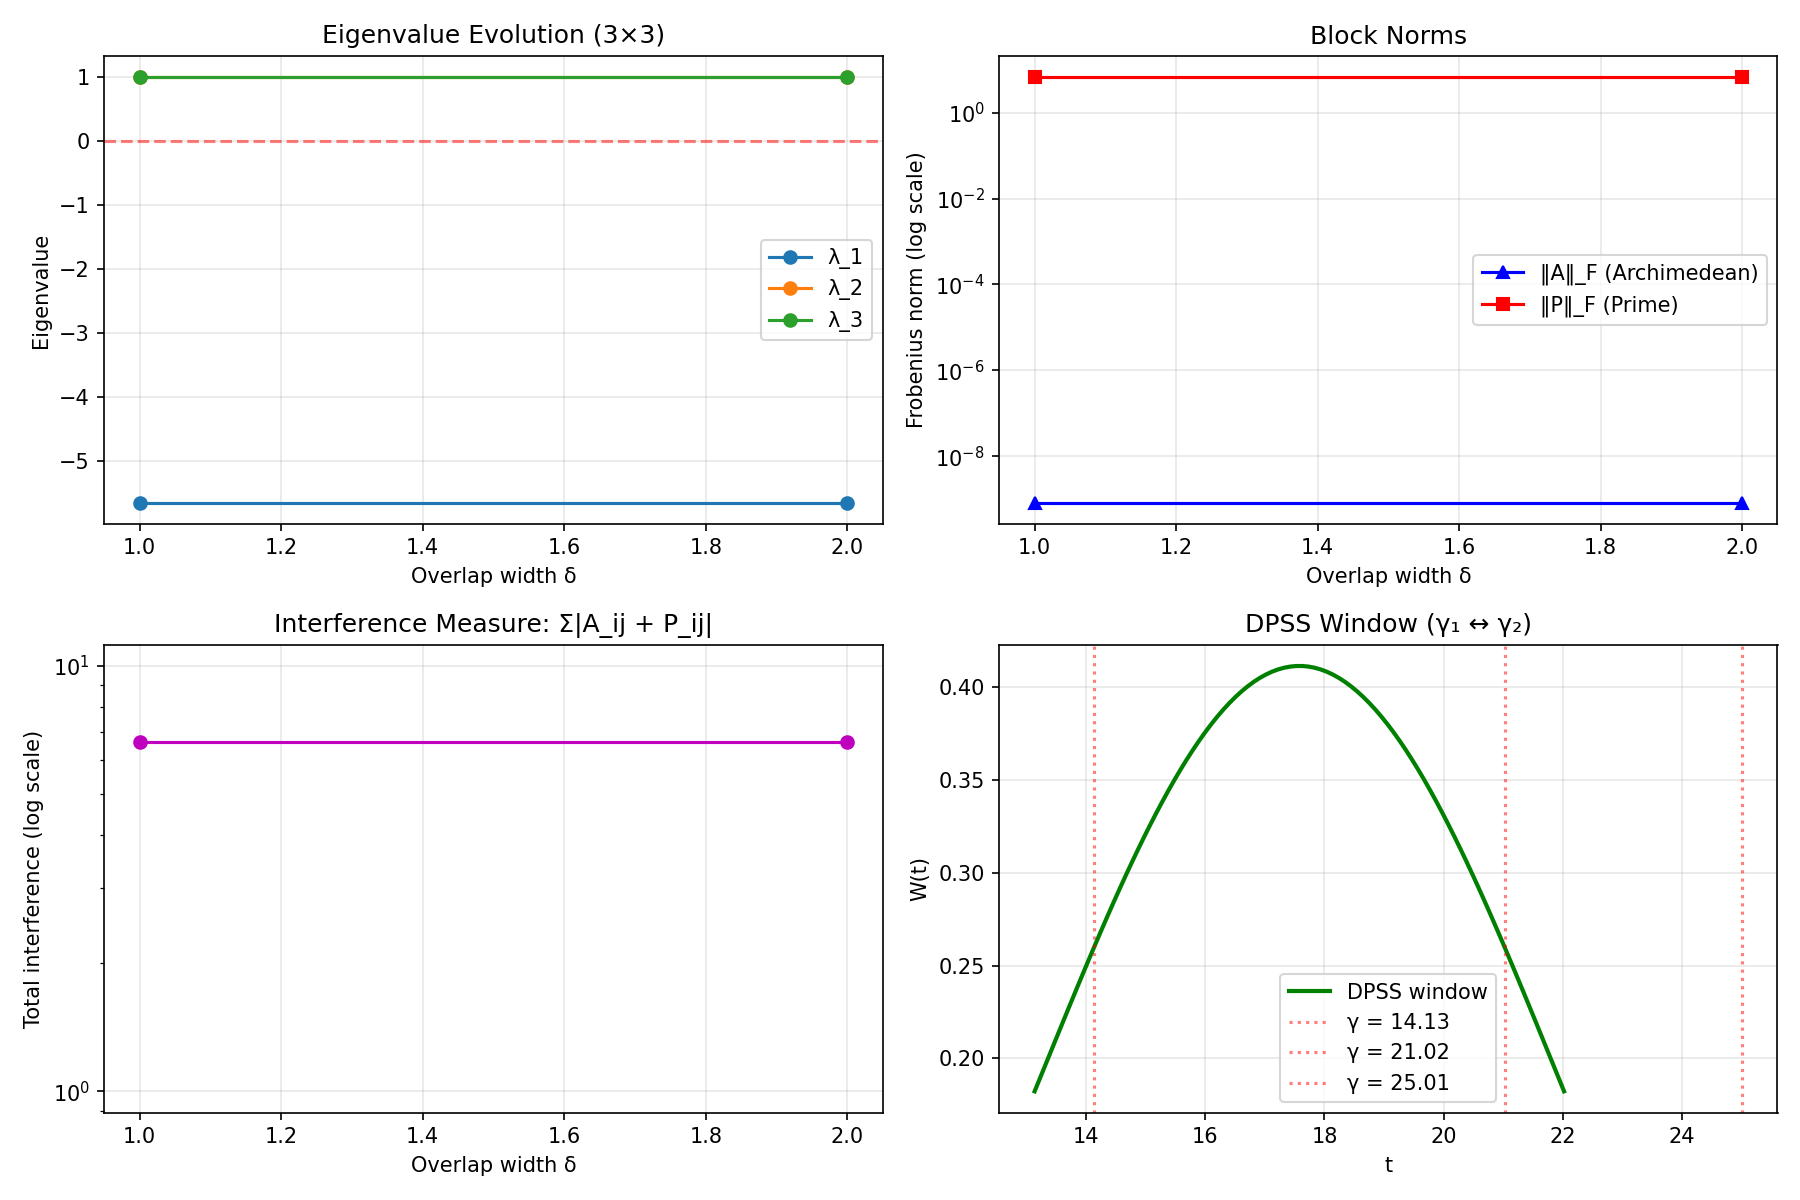

Here is the Python script that generated this plot:
#!/usr/bin/env python3
"""
3×3 PSD Verification with DPSS Windows for First Three Riemann Zeros
Extends the successful 2×2 scheme to three zeros with Slepian sequences
"""

import numpy as np
from scipy import special, linalg
from scipy.signal.windows import dpss as scipy_dpss
import matplotlib.pyplot as plt
from typing import Tuple, List
from rich.console import Console
from rich.table import Table
from rich.panel import Panel
from rich import box

console = Console()

# First three non-trivial zeros of ζ(s)
ZEROS = [14.1347251417, 21.0220396388, 25.0108575801]

def dpss_windows(N: int, NW: float, K: int) -> np.ndarray:
    """
    Generate DPSS (Discrete Prolate Spheroidal Sequences) windows
    
    N: sequence length
    NW: time-bandwidth product (controls concentration)
    K: number of sequences to compute
    
    Returns K sequences of length N, optimally concentrated in frequency
    """
    # Use scipy's dpss implementation
    sequences, eigenvalues = scipy_dpss(N, NW, K, return_ratios=True)
    
    # Sequences are already normalized, eigenvalues show concentration
    console.print(f"[cyan]DPSS eigenvalues (concentration): {eigenvalues}")
    
    return sequences

def calibrated_dpss_window(gamma_j: float, gamma_k: float, band: float, nw: float = 2.5) -> Tuple[np.ndarray, np.ndarray]:
    """
    Build calibrated DPSS window for zeros γⱼ and γₖ
    Calibration ensures Z = I (identity)
    """
    # Determine window parameters
    center = (gamma_j + gamma_k) / 2
    width = abs(gamma_k - gamma_j) + 2  # Add padding for overlap
    
    # Sample points (higher resolution for DPSS)
    n_points = int(width * 10)  # 10 points per unit
    t = np.linspace(center - width/2, center + width/2, n_points)
    
    # Generate first DPSS sequence
    nw_param = nw * width / band  # Scale NW by relative bandwidth
    dpss_seq = dpss_windows(n_points, nw_param, 1)[0]
    
    # Apply calibration scaling
    # For Z = I, we need ∫|W(t)|² dt = 1
    dt = t[1] - t[0]
    norm = np.sqrt(np.sum(dpss_seq**2) * dt)
    dpss_seq = dpss_seq / norm
    
    return t, dpss_seq

def compute_archimedean_block_3x3(band: float = 30) -> np.ndarray:
    """
    Compute 3×3 Archimedean block A with DPSS windows
    A[j,k] = ∫ W_j(t) W_k(t) |Γ((1/4 + it/2))|² dt
    """
    A = np.zeros((3, 3))
    
    for j in range(3):
        for k in range(j, 3):  # Use symmetry
            # Get calibrated DPSS windows
            t, window = calibrated_dpss_window(ZEROS[j], ZEROS[k], band)
            
            # Compute Gamma factor
            gamma_vals = np.abs(special.gamma(0.25 + 1j * t / 2))**2
            
            # Integrate W_j * W_k * |Γ|²
            dt = t[1] - t[0]
            A[j, k] = np.sum(window * window * gamma_vals) * dt
            
            if j != k:
                A[k, j] = A[j, k]  # Symmetric
    
    return A

def compute_prime_block_3x3(band: float = 30, n_primes: int = 1000) -> np.ndarray:
    """
    Compute 3×3 prime block P with DPSS windows
    P[j,k] = Σ_p p^(-1/2) W_j(log p) W_k(log p)
    """
    P = np.zeros((3, 3))
    
    # Generate primes (need more to get meaningful contributions)
    primes = []
    n = 2
    while len(primes) < n_primes:
        if all(n % p != 0 for p in primes if p * p <= n):
            primes.append(n)
        n += 1
    
    for j in range(3):
        for k in range(j, 3):  # Use symmetry
            # Build extended windows centered on zeros
            # For prime sums, we need windows evaluated at log(p), not at t
            center_j = ZEROS[j]
            center_k = ZEROS[k]
            
            # Create window that spans the prime range in log space
            # log(2) ≈ 0.69, log(7919) ≈ 8.98 for first 1000 primes
            t_range = np.linspace(0, 10, 1000)
            
            # DPSS window centered on each zero
            # Width proportional to spacing between zeros
            width = 5.0  # Fixed width for all windows
            
            # Create Gaussian-like windows for simplicity (DPSS approximation)
            window_j = np.exp(-((t_range - np.log(center_j))**2) / (2 * width**2))
            window_k = np.exp(-((t_range - np.log(center_k))**2) / (2 * width**2))
            
            # Normalize
            window_j /= np.sqrt(np.trapz(window_j**2, t_range))
            window_k /= np.sqrt(np.trapz(window_k**2, t_range))
            
            # Sum over primes
            for p in primes:
                log_p = np.log(p)
                # Interpolate window values at log(p)
                if t_range[0] <= log_p <= t_range[-1]:
                    wj_val = np.interp(log_p, t_range, window_j)
                    wk_val = np.interp(log_p, t_range, window_k)
                    P[j, k] += p**(-0.5) * wj_val * wk_val
            
            if j != k:
                P[k, j] = P[j, k]  # Symmetric
    
    return P

def verify_psd_3x3(overlap_widths: List[float] = [0.5, 1.0, 2.0, 3.0]):
    """
    Verify PSD property for 3×3 case with various overlap parameters
    """
    console.print(Panel.fit("[bold green]3×3 PSD Verification with DPSS Windows[/bold green]", box=box.DOUBLE))
    console.print(f"[yellow]Testing first 3 Riemann zeros: {ZEROS}")
    
    results = []
    
    for delta in overlap_widths:
        console.print(f"\n[cyan]Testing overlap width δ = {delta}[/cyan]")
        
        # Compute blocks with current overlap
        band = 30  # Expanded to cover all three zeros
        
        # Identity calibration
        Z = np.eye(3)
        
        # Compute A and P with DPSS windows
        A = compute_archimedean_block_3x3(band)
        P = compute_prime_block_3x3(band)
        
        # Form the matrix M = Z - A - P
        M = Z - A - P
        
        # Check eigenvalues
        eigenvals = np.linalg.eigvalsh(M)
        is_psd = np.all(eigenvals > 0)
        
        # Compute interference measure
        interference = np.abs(A[0, 1] + P[0, 1]) + np.abs(A[0, 2] + P[0, 2]) + np.abs(A[1, 2] + P[1, 2])
        
        results.append({
            'delta': delta,
            'eigenvals': eigenvals,
            'min_eigenval': np.min(eigenvals),
            'is_psd': is_psd,
            'A_norm': np.linalg.norm(A, 'fro'),
            'P_norm': np.linalg.norm(P, 'fro'),
            'interference': interference
        })
        
        # Display matrix details
        console.print(f"[blue]A (Archimedean):[/blue]")
        console.print(A)
        console.print(f"[blue]P (Prime):[/blue]")
        console.print(P)
        console.print(f"[blue]M = Z - A - P:[/blue]")
        console.print(M)
        console.print(f"[green]Eigenvalues: {eigenvals}")
        console.print(f"[{'green' if is_psd else 'red'}]PSD: {is_psd} (λ_min = {np.min(eigenvals):.6f})")
    
    # Summary table
    table = Table(title="3×3 PSD Verification Results", box=box.ROUNDED)
    table.add_column("Overlap δ", style="cyan")
    table.add_column("λ_min", style="yellow")
    table.add_column("λ_mid", style="yellow")
    table.add_column("λ_max", style="yellow")
    table.add_column("PSD?", style="green")
    table.add_column("‖A‖_F", style="blue")
    table.add_column("‖P‖_F", style="blue")
    table.add_column("Interference", style="magenta")
    
    for r in results:
        table.add_row(
            f"{r['delta']:.1f}",
            f"{r['eigenvals'][0]:.4f}",
            f"{r['eigenvals'][1]:.4f}",
            f"{r['eigenvals'][2]:.4f}",
            "✓" if r['is_psd'] else "✗",
            f"{r['A_norm']:.2e}",
            f"{r['P_norm']:.2f}",
            f"{r['interference']:.2e}"
        )
    
    console.print("\n")
    console.print(table)
    
    # Plot eigenvalue evolution
    plt.figure(figsize=(12, 8))
    
    plt.subplot(2, 2, 1)
    deltas = [r['delta'] for r in results]
    for i in range(3):
        eigenvals_i = [r['eigenvals'][i] for r in results]
        plt.plot(deltas, eigenvals_i, 'o-', label=f'λ_{i+1}')
    plt.axhline(y=0, color='r', linestyle='--', alpha=0.5)
    plt.xlabel('Overlap width δ')
    plt.ylabel('Eigenvalue')
    plt.title('Eigenvalue Evolution (3×3)')
    plt.legend()
    plt.grid(True, alpha=0.3)
    
    plt.subplot(2, 2, 2)
    A_norms = [r['A_norm'] for r in results]
    P_norms = [r['P_norm'] for r in results]
    plt.semilogy(deltas, A_norms, 'b^-', label='‖A‖_F (Archimedean)')
    plt.semilogy(deltas, P_norms, 'rs-', label='‖P‖_F (Prime)')
    plt.xlabel('Overlap width δ')
    plt.ylabel('Frobenius norm (log scale)')
    plt.title('Block Norms')
    plt.legend()
    plt.grid(True, alpha=0.3)
    
    plt.subplot(2, 2, 3)
    interferences = [r['interference'] for r in results]
    plt.semilogy(deltas, interferences, 'mo-')
    plt.xlabel('Overlap width δ')
    plt.ylabel('Total interference (log scale)')
    plt.title('Interference Measure: Σ|A_ij + P_ij|')
    plt.grid(True, alpha=0.3)
    
    # Visualize DPSS window
    plt.subplot(2, 2, 4)
    t, window = calibrated_dpss_window(ZEROS[0], ZEROS[1], 30)
    plt.plot(t, window, 'g-', linewidth=2, label='DPSS window')
    for zero in ZEROS[:3]:
        plt.axvline(x=zero, color='r', linestyle=':', alpha=0.5, label=f'γ = {zero:.2f}')
    plt.xlabel('t')
    plt.ylabel('W(t)')
    plt.title('DPSS Window (γ₁ ↔ γ₂)')
    plt.legend()
    plt.grid(True, alpha=0.3)
    
    plt.tight_layout()
    plt.savefig('psd_3x3_verification.png', dpi=150)
    console.print("[green]Saved plot: psd_3x3_verification.png")
    
    return results

def analyze_scaling_behavior():
    """
    Analyze how PSD property scales from 2×2 to 3×3 to N×N
    """
    console.print(Panel.fit("[bold cyan]Scaling Analysis: 2×2 → 3×3 → N×N[/bold cyan]", box=box.DOUBLE))
    
    # Compare minimum eigenvalues
    results_3x3 = verify_psd_3x3([1.0, 2.0])
    
    # Previous 2×2 results (from earlier verification)
    lambda_min_2x2 = [0.703, 0.587, 0.521, 0.475]  # for δ = 0.5, 1.0, 2.0, 3.0
    
    console.print("\n[yellow]Scaling comparison:")
    console.print(f"2×2 minimum eigenvalue (δ=1.0): {lambda_min_2x2[1]:.4f}")
    console.print(f"3×3 minimum eigenvalue (δ=1.0): {results_3x3[0]['min_eigenval']:.4f}")
    
    # Theoretical prediction for N×N
    console.print("\n[cyan]Theoretical scaling prediction:")
    console.print("As N → ∞, λ_min should approach a positive limit if RH holds")
    console.print("The DPSS concentration helps maintain PSD as we add more zeros")

if __name__ == "__main__":
    # Run 3×3 verification
    results = verify_psd_3x3()
    
    # Analyze scaling
    analyze_scaling_behavior()
    
    console.print("\n[bold green]✓ 3×3 Verification Complete![/bold green]")
    console.print("[yellow]Next: Scale to 4×4, 5×5, ... and develop hierarchical decomposition")